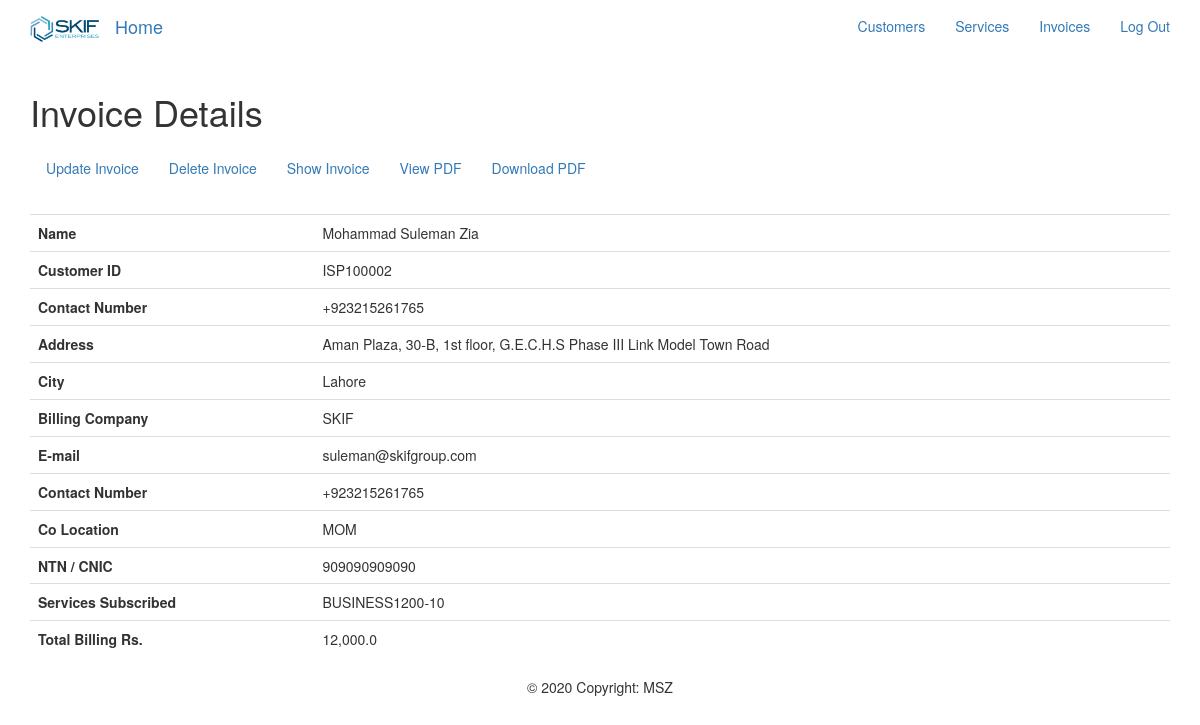
/isp_app/invoices/1/ (signed in), run on the app's committed database.
### isp_app/models.py (models this page shows, shortened)
class Invoice(models.Model):
    customer = models.ForeignKey(Customer, on_delete=models.CASCADE)
    date_created=models.DateField(auto_now=False,auto_now_add=True)
    date_updated=models.DateField(auto_now=True,auto_now_add=False)
    invoice_created_by=models.ForeignKey(settings.AUTH_USER_MODEL, default=1, null=True, on_delete=models.CASCADE, editable=False)
    invoice_date=models.DateField(_("Invoice Date"), default=datetime.date.today)
    def increment_invoice_number():
        last_invoice = Invoice.objects.filter(customer__billing_company='SKIF').order_by('id').last()
        if not last_invoice:
             return 'ISP1359'
        invoice_no = last_invoice.invoice_number
        invoice_int = int(re.split('(\d+)',invoice_no)[1])
        new_invoice_int = invoice_int + 1
        new_invoice_no = 'ISP' + str(new_invoice_int)
        return new_invoice_no
    invoice_number=models.CharField(max_length=500, default=increment_invoice_number, null=True, blank=True )
    def get_company(self):
        company=self.customer.billing_company
        skif="SKIF"
        ra="RA"
        if company==skif:
            return 1
        else:
            return 0

class Customer(models.Model):
    STATUS_LIST=(
            ('Active','Active'),
            ('Inactive','Inactive'),
            ('Disconnected','Disconnected')
    )
    BILLING_COMPANY= (
            ('SKIF','SKIF'),
            ('RA','RA')
    )
    TAXPAYER_STATUS =  (
            ('Individual','Individual'),
            ('Company','Company'),
        )
    customer_name = models.CharField(max_length=200)
    email = models.EmailField(max_length=200, blank=True)
    address = models.CharField(max_length=350)
    billing_address = models.CharField(max_length=350)
    city = models.CharField(max_length=100)
    contact_number = models.CharField(max_length=200)
    colocation = models.CharField(max_length=150)
    ntn_cnic = models.CharField(max_length=200)
    taxpayer_status = models.CharField(max_length=100, choices=TAXPAYER_STATUS, default=None)
    taxpayer_name = models.CharField(max_length=200)
    connection_date = models.DateField()
    billing_company = models.CharField(max_length=100, choices=BILLING_COMPANY, default=None)
    cnic_pic = models.ImageField(upload_to="gallery", default=None)
    service_subscribed = models.ManyToManyField(Service)
    total_billing = models.IntegerField()
    otc=models.IntegerField()
    status = models.CharField(max_length=100, choices=STATUS_LIST, default='Active')
    ipaddr = models.CharField(max_length=200)
    def total_billing(self):
        return self.service_subscribed.aggregate(total=models.Sum((F('service_qunatity')*F('service_unit_price'))))['total']
    def increment_customer_id():
        last_id = Customer.objects.filter(billing_company='SKIF').order_by('id').last()
        if not last_id:
             return 'ISP100001'
        invoice_no = last_id.customer_id
        invoice_int = int(re.split('(\d+)',invoice_no)[1])
        new_invoice_int = invoice_int + 1
        new_invoice_no = 'ISP' + str(new_invoice_int)
        return new_invoice_no
    customer_id=models.CharField(max_length=500, default=increment_customer_id, null=True, blank=True )

class Service(models.Model):
    SERVICE_TYPE = (
            ('CIR', 'CIR'),
            ('Shared','Shared'),
            ('Business Plus','Business Plus'),
            ('L2 Data','L2 Data'),
            ('VPS','VPS'),
            ('Hosted Server','Hosted Server'),
            ('Live IP','Live IP'),
            ('Rental','Rental'),
        )
    service_name = models.CharField(max_length=200)
    service_type = models.CharField(max_length=100, choices=SERVICE_TYPE, default=None)
    service_qunatity = models.FloatField()
    service_unit_price = models.FloatField()
    service_tax=models.ManyToManyField(Tax, blank=True)

### isp_app/views.py (the view)
# urls.py: path('invoices/<pk>/', views.InvoiceDetailView.as_view(), name='invoicedetail'),
class InvoiceDetailView(LoginRequiredMixin, DetailView):
    context_object_name = 'invoice'
    model = models.Invoice
    template_name = 'invoicedetails.html'
    def get_context_data(self,**kwargs):
        context = super().get_context_data(**kwargs)
        self.object = self.get_object()
        return context

### isp_app/templates/invoicedetails.html (shortened to what this page needs)
{% extends "base.html" %}
{% load bootstrap4 %}
{% load humanize %}
{% load static%}
{% block content%}
<div class="container">
  <h1>Invoice Details</h1>
  <nav class="navbar navbar-light bg-light justify-content-between">
    <ul class="nav navbar-nav navbar-left">
      {% if user.is_authenticated %}
        <li><a href="{% url 'isp_app:invoiceupdate' invoice.id%}">Update Invoice</a></li>
        <li><a href="{% url 'isp_app:invoicedelete' invoice.id%}">Delete Invoice</a></li>
        {%if invoice.get_company%}
          <li><a href="{% url 'isp_app:invoiceshow' invoice.id%}" target="_blank">Show Invoice</a></li>
        {%else%}
          <li><a href="{% url 'isp_app:invoiceshowra' invoice.id%}" target="_blank">Show Invoice</a></li>
        {%endif%}
        {%if invoice.get_company%}
          <li><a href="{% url 'isp_app:invoicepdf' invoice.id%}" target="_blank">View PDF</a></li>
        {%else%}
          <li><a href="{% url 'isp_app:invoicepdfra' invoice.id%}" target="_blank">View PDF</a></li>
        {%endif%}
        {%if invoice.get_company%}
          <li><a href="{% url 'isp_app:invoicepdfdownload' invoice.id%}" target="_blank">Download PDF</a></li>
        {%else%}
          <li><a href="{% url 'isp_app:invoicepdfdownloadra' invoice.id%}" target="_blank">Download PDF</a></li>
        {%endif%}
      {% endif %}
    </ul>
  </nav>
</div>
<div class="container">
  <div class="content">
    <table class="table">
      <tr>
        <th>Name</th>
        <td>{{invoice.customer.customer_name}}</td>
      </tr>
      <tr>
        <th>Customer ID</th>
        <td>{{invoice.customer.customer_id}}</td>
      </tr>
      <tr>
        <th>Contact Number</th>
        <td>{{invoice.customer.contact_number}}</td>
      </tr>
      <tr>
        <th>Address</th>
        <td>{{invoice.customer.address}}</td>
      </tr>
      <tr>
        <th>City</th>
        <td>{{invoice.customer.city}}</td>
      </tr>
      <tr>
        <th>Billing Company</th>
        <td>{{invoice.customer.billing_company}}</td>
      </tr>
      <tr>
        <th>E-mail</th>
        <td>{{invoice.customer.email}}</td>
      </tr>
      <tr>
        <th>Contact Number</th>
        <td>{{invoice.customer.contact_number}}</td>
      </tr>
      <tr>
        <th>Co Location</th>
        <td>{{invoice.customer.colocation}}</td>
      </tr>
      <tr>
        <th>NTN / CNIC</th>
        <td>{{invoice.customer.ntn_cnic}}</td>
      </tr>
      <tr>
      <tr>
        <th>Services Subscribed</th>
        <td>{% for service in invoice.customer.service_subscribed.all %}
          {{service.service_name}}
        {%endfor%}</td>
      </tr>
      <tr>
        <th>Total Billing Rs.</th>
        <td>{{invoice.customer.total_billing|intcomma}}</td>
      </tr>
    </table>
  </div>
</div>
{% endblock %}

### data on the page
Invoice: customer.customer_name "Mohammad Suleman Zia", customer.customer_id "ISP100002", customer.contact_number "+923215261765", customer.address "Aman Plaza, 30-B, 1st floor, G.E.C.H.S Phase III Link Model Town Road", customer.city "Lahore", customer.billing_company "SKIF", customer.email "suleman@skifgroup.com", customer.colocation "MOM", customer.ntn_cnic "909090909090", customer.total_billing "12,000.0"
Service: service_name "BUSINESS1200-10"
